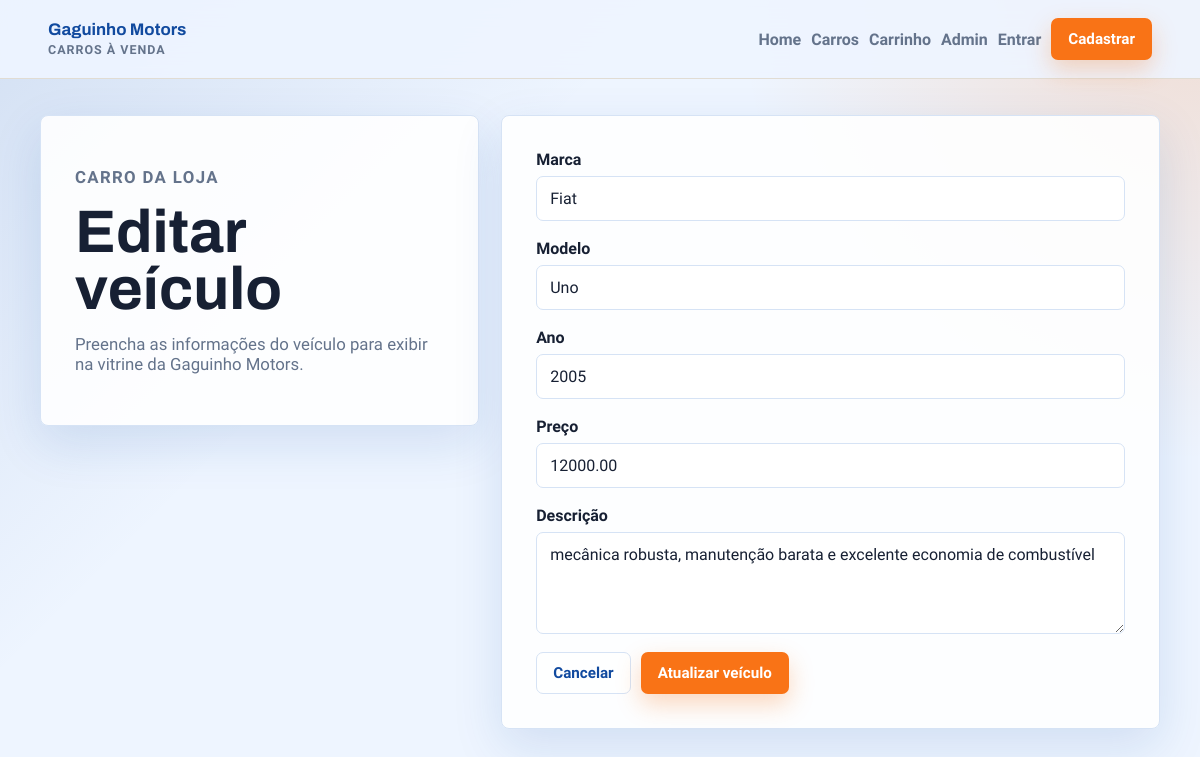
/carros/3/editar/, run on the app's committed database.
### carros/models.py (models this page shows, shortened)
class Carro(models.Model):
    marca = models.CharField(max_length=100)
    modelo = models.CharField(max_length=100)
    ano = models.IntegerField()
    preco = models.DecimalField(max_digits=10, decimal_places=2)
    descricao = models.TextField()

### carros/views.py (the view)
# urls.py: path('carros/<int:pk>/editar/', views.editar_carro, name='editar_carro'),
def editar_carro(request, pk):
    carro = get_object_or_404(Carro, pk=pk)
    if request.method == "POST":
        form = CarroForm(request.POST, instance=carro)
        if form.is_valid():
            form.save()
            messages.success(request, "Veículo atualizado com sucesso.")
            return redirect("detalhe_carro", pk=carro.pk)
    else:
        form = CarroForm(instance=carro)
    return render(
        request,
        "form_carro.html",
        {
            "form": form,
            "titulo": "Editar veículo",
            "botao": "Atualizar veículo",
            "carro": carro,
        },
    )

### carros/forms.py
class CarroForm(forms.ModelForm):
    class Meta:
        model = Carro
        fields = ["marca", "modelo", "ano", "preco", "descricao"]
        labels = {
            "marca": "Marca",
            "modelo": "Modelo",
            "ano": "Ano",
            "preco": "Preço",
            "descricao": "Descrição",
        }
        widgets = {
            "marca": forms.TextInput(attrs={"placeholder": "Ex.: Ford"}),
            "modelo": forms.TextInput(attrs={"placeholder": "Ex.: Mustang"}),
            "ano": forms.NumberInput(attrs={"min": 1900, "max": 2100}),
            "preco": forms.NumberInput(attrs={"min": 0, "step": "0.01"}),
            "descricao": forms.Textarea(
                attrs={
                    "rows": 4,
                    "placeholder": "Resumo do veículo, estado de conservação e diferenciais.",
                }
            ),
        }

### carros/templates/form_carro.html (shortened to what this page needs)
{% extends "base.html" %}
{% block content %}
<section class="form-layout">
    <aside class="form-panel">
        <p class="eyebrow">Carro da loja</p>
        <h1>{{ titulo }}</h1>
        <p>Preencha as informações do veículo para exibir na vitrine da Gaguinho Motors.</p>
    </aside>
    <form class="vehicle-form" method="post" novalidate>
        {% for field in form %}
            <div class="field">
                <label for="{{ field.id_for_label }}">{{ field.label }}</label>
                {{ field }}
            </div>
        {% endfor %}
        <div class="form-actions">
            <a class="button button-secondary" href="{% url 'lista_carros' %}">Cancelar</a>
            <button class="button button-primary" type="submit">{{ botao }}</button>
        </div>
    </form>
</section>
{% endblock %}

### carros/static/css/style.css (style rules this page uses)
:root { --ink: #172033; --muted: #64738b; --paper: #eef5ff; --surface: #ffffff; --line: #d6e3f5; --blue: #114a9f; --blue-dark: #0a3474; --orange: #f97316; --orange-dark: #c9530c; --shadow: 0 18px 50px rgba(17, 74, 159, 0.13); }
* { box-sizing: border-box; }
body { margin: 0; min-height: 100vh; background: linear-gradient(135deg, rgba(17, 74, 159, 0.12), transparent 34%), radial-gradient(circle at top right, rgba(249, 115, 22, 0.18), transparent 32%), var(--paper); color: var(--ink); font-family: "Source Sans 3", "Segoe UI", sans-serif; font-size: 16px; }
a { color: inherit; text-decoration: none; }
.brand strong, h1, h2, h3 { font-family: "Archivo", sans-serif; }
.brand small, .eyebrow, .vehicle-year, dt { color: var(--muted); font-size: 0.78rem; font-weight: 700; letter-spacing: 0.08em; text-transform: uppercase; }
.topnav, .card-actions, .form-actions, .detail-actions { display: flex; align-items: center; gap: 10px; flex-wrap: wrap; }
.page-heading, .form-layout, .detail-layout { display: grid; gap: 22px; }
.page-heading h1, .hero h1, .form-panel h1, .detail-card h1 { margin: 6px 0 8px; font-size: clamp(2rem, 5vw, 4.6rem); line-height: 0.95; }
.lead, .form-panel p, .empty-state p, .detail-description p { color: var(--muted); font-size: 1.05rem; }
.button { display: inline-flex; align-items: center; justify-content: center; min-height: 42px; padding: 10px 16px; border: 1px solid transparent; border-radius: 7px; cursor: pointer; font: 700 0.95rem "Source Sans 3", sans-serif; transition: transform 160ms ease, box-shadow 160ms ease, background 160ms ease; }
.button-primary { color: #fff; background: var(--orange); box-shadow: 0 10px 24px rgba(249, 115, 22, 0.28); }
.button-secondary, .button-ghost { border-color: var(--line); color: var(--blue); background: rgba(255, 255, 255, 0.76); }
.vehicle-card, .vehicle-form, .detail-card, .empty-state, .form-panel { border: 1px solid var(--line); border-radius: 8px; background: rgba(255, 255, 255, 0.9); box-shadow: var(--shadow); }
.form-layout { grid-template-columns: 0.8fr 1.2fr; align-items: start; }
.form-panel, .vehicle-form, .detail-card { padding: clamp(22px, 4vw, 34px); }
.vehicle-form { display: grid; gap: 18px; }
.field { display: grid; gap: 7px; }
.field label { color: var(--ink); font-weight: 800; }
.field input, .field textarea { width: 100%; border: 1px solid var(--line); border-radius: 7px; padding: 12px 13px; background: #fff; color: var(--ink); font: inherit; }

### data on the page
Carro: form "Fiat" "Uno" "2005" "12000.00" "mecânica robusta, manutenção barata e excelente economia de combustível"

### other printed values
{{ titulo }} "Editar veículo"
{{ field.label }} "Marca" "Modelo" "Ano" "Preço" "Descrição"
{{ botao }} "Atualizar veículo"
